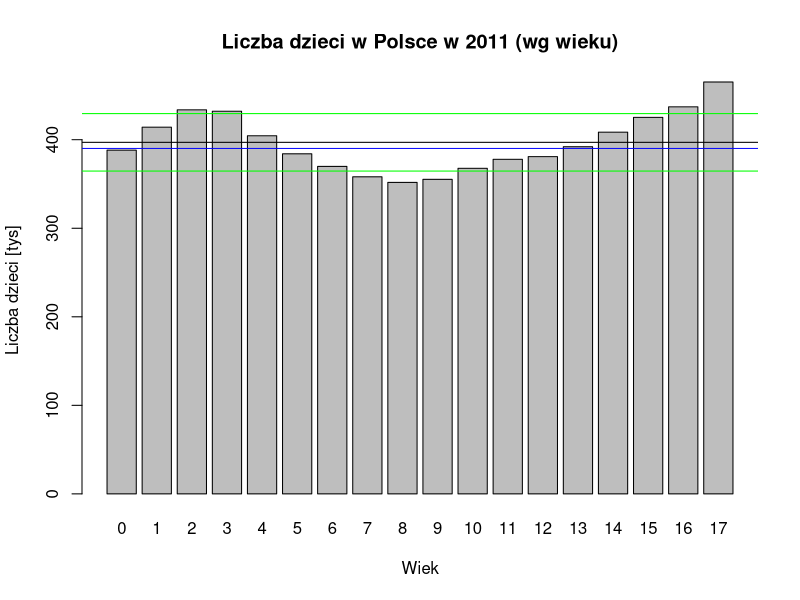

This figure's R source:
dane<-read.table("dane4.txt", sep="\t", header=TRUE)
ogol<-dane[,2]/1000
names(ogol)<-dane[,1]
barplot(ogol, ylab="Liczba dzieci [tys]", xlab='Wiek')
srednia = mean(ogol)
abline(h=srednia)
mediana=median(ogol)
abline(h=mediana, col="blue")
odchylenie=sd(ogol)
abline(h=srednia+odchylenie, col="green")
abline(h=srednia-odchylenie, col="green")
title("Liczba dzieci w Polsce w 2011 (wg wieku)")
